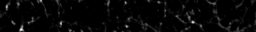
%> input picture cellnav/cellNav_0.70/karl/images/AVG_Ai148_129SVG3_122618_1005-1.tif, 256 x 32 px
$ octave --eval "result = zeissQual(imread('../../../../cellnav/cellNav_0.70/karl/images/AVG_Ai148_129SVG3_122618_1005-1.tif'));"   (GNU Octave 9; MATLAB toolbox functions it lacks are replaced by stand-ins)
%> lines starting %> are read from the running program, lines starting %| are printed output that depends on the picture

% resolution = RRE(I,threshold)
%
% Input:
%   I: [n x n]
%   threshold
%
% Output:
%   resolution
%
% Principle (opt):
%   Use: resolution = RRE(I,threshold)
%
% Uses (self written and third-party functions):
%
% Comments on current status (opt):
%
% ToDo (opt):
%
% History:
%   2013 CZ Microscopy GmbH, confidential

function[zqual] = zeissQual(I);

    %% Get SNR
     tic
     [~,~,~,tmp] = dwt2(I,'db3','mode','sym');
     sigma = median(abs(tmp(:)))/.6745;
     snrResult = mean(mean(I))/sigma;
     'snr time';
     toc
     tic

     %% Get Resolution
     tic
    threshold = .00001;

        % Image windowing in real space before calculating FFT
        [dimY,dimX] = size(I);
        hI = uint8(double(I).*(hann(dimY)*hann(dimX)'));

        % Calculate FFT
        powerfft = fftshift(fft2(hI));
        powerfft = powerfft.*conj(powerfft);

        % Noise reduction
        se = [1 6 15 20 15 6 1]'*[1 6 15 20 15 6 1];
        se = se/sum(se(:));
        powerfft = imfilter(powerfft,se,'circular','same');

        % Normalize FFT
        powerfft = powerfft/max(powerfft(:));

        %% Thresholding
        mp = mode(log(powerfft(:)));
        for t = 1:10;
            threshold = mp + (mp*.1)*t;
        BW = powerfft>threshold;
        BW = imfill(BW,'holes');

        % Calculate resolution
        parameters = regionprops(BW,'MinorAxisLength','Area');
        if length(parameters) > 1
            [~,index] = max(cat(1,parameters.Area));
            parameters = parameters(index);
        end

        resolution = 1/parameters.MinorAxisLength
        memRes(t) = resolution;
        end
        plot(memRes)
       %%
               plot(powerfft(round(size(powerfft,1)/2),:))

        plot(log(powerfft(round(size(powerfft,1)/2),:)))
        'resolution time'
    toc


    zqual.resolution = resolution;
    zqual.snr = snrResult;
%> in zeissQual, `sigma = median(abs(tmp(:)))/.6745;`: sigma = 0.22
%> in zeissQual, `snrResult = mean(mean(I))/sigma;`: snrResult = 5.12
%> in zeissQual, `hI = uint8(double(I).*(hann(dimY)*hann(dimX)'));`:
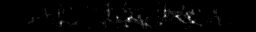
%> hI: size 32x256 uint8; min 0, max 12, mean 0.192; drawn with min black and max white
%> in zeissQual, `powerfft = imfilter(powerfft,se,'circular','same');`:
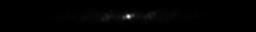
%> powerfft: size 32x256 double; min 95.76, max 571777, mean 5125; drawn with min black and max white
%> in zeissQual, `mp = mode(log(powerfft(:)));`: mp = -8.69
%> the loop in zeissQual, `for t = 1:10;` made 10 passes
%> threshold on passes 1 to 10: -9.56, -10.43, -11.3, -12.17, -13.04, -13.91, -14.78, -15.65, -16.52, -17.39
%> after the loop in zeissQual, `for t = 1:10;`: memRes = [0.0271 0.0271 0.0271 0.0271 0.0271 0.0271 0.0271 0.0271 0.0271 0.0271]
%> in zeissQual, `plot(memRes)`:
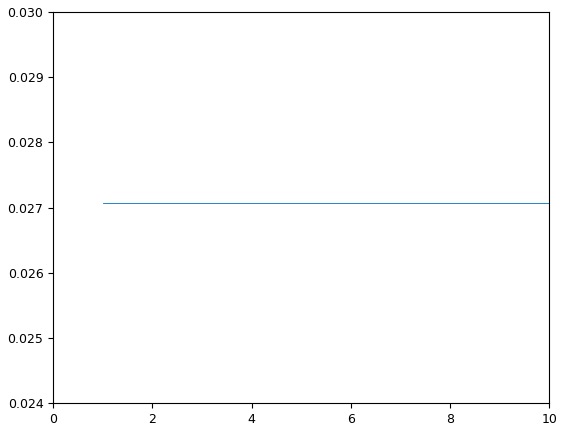
%> figure redrawn from the program's plot data
%> in zeissQual, `plot(powerfft(round(size(powerfft,1)/2),:))`:
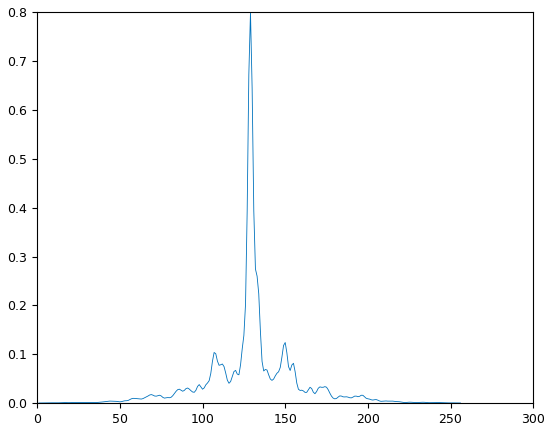
%> figure redrawn from the program's plot data; curve peaks at x = 129, y = 0.8
%> in zeissQual, `zqual.resolution = resolution;`: zqual.resolution = 0.0271
%> in zeissQual, `zqual.snr = snrResult;`: zqual.snr = 5.12
%> `result = zeissQual(imread('../../../../cellnav/cellNav_0.70/karl/image..`:
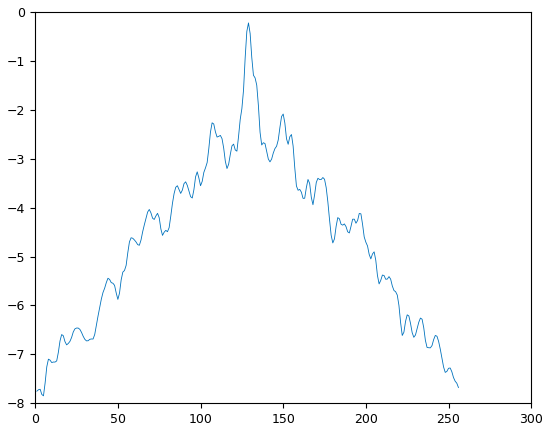
%> figure redrawn from the program's plot data; curve peaks at x = 129, y = -0.223
%> `result = zeissQual(imread('../../../../cellnav/cellNav_0.70/karl/image..`: result = {resolution 0.0271, snr 5.12}

$ run again, on cellnav/cellNav_0.70/karl/images/AVG_Ai148_129SVG3_122618_1006-1.tif
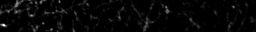
%> input picture cellnav/cellNav_0.70/karl/images/AVG_Ai148_129SVG3_122618_1006-1.tif, 256 x 32 px
%> sigma = 0.206
%> snrResult = 4.66
%> mp = -8.69
%> the loop in zeissQual, `for t = 1:10;` made 10 passes
%> threshold on passes 1 to 8: -9.56, -10.42, -11.29, -12.16, -13.03, -13.9, -14.77, -15.64
%> after the loop in zeissQual, `for t = 1:10;`: memRes = [0.0271 0.0271 0.0271 0.0271 0.0271 0.0271 0.0271 0.0271 0.0271 0.0271]
%> in zeissQual, `plot(powerfft(round(size(powerfft,1)/2),:))`:
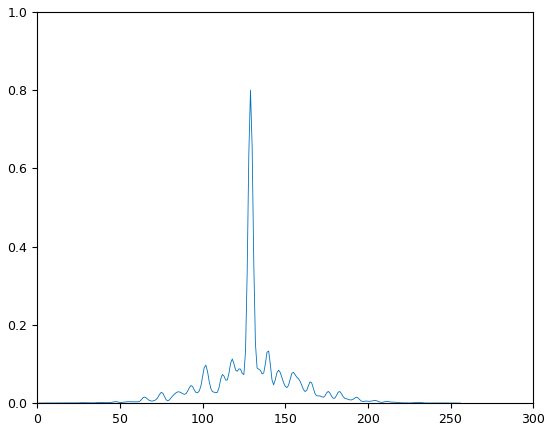
%> figure redrawn from the program's plot data; curve peaks at x = 129, y = 0.8
%> zqual.resolution = 0.0271
%> zqual.snr = 4.66
%> `result = zeissQual(imread('../../../../cellnav/cellNav_0.70/karl/image..`:
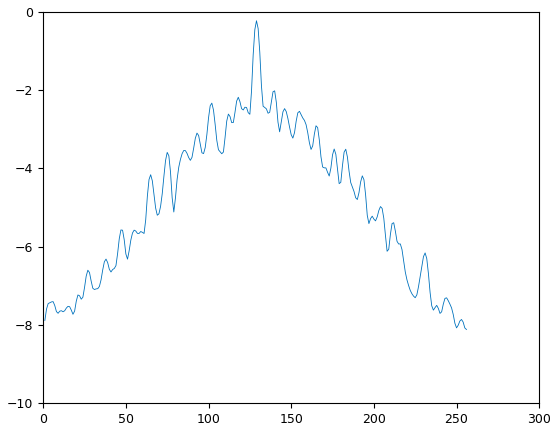
%> figure redrawn from the program's plot data; curve peaks at x = 129, y = -0.223
%> result = {resolution 0.0271, snr 4.66}

$ run again, on cellnav/cellNav_0.70/karl/images/AVG_Ai148_129SVG3_122618_1007-1.tif
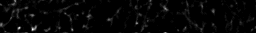
%> input picture cellnav/cellNav_0.70/karl/images/AVG_Ai148_129SVG3_122618_1007-1.tif, 256 x 33 px
%> sigma = 0.171
%> snrResult = 4.88
%> mp = -8.64
%> the loop in zeissQual, `for t = 1:10;` made 10 passes
%> threshold on passes 1 to 8: -9.5, -10.37, -11.23, -12.09, -12.96, -13.82, -14.69, -15.55
%> after the loop in zeissQual, `for t = 1:10;`: memRes = [0.0262 0.0262 0.0262 0.0262 0.0262 0.0262 0.0262 0.0262 0.0262 0.0262]
%> in zeissQual, `plot(powerfft(round(size(powerfft,1)/2),:))`:
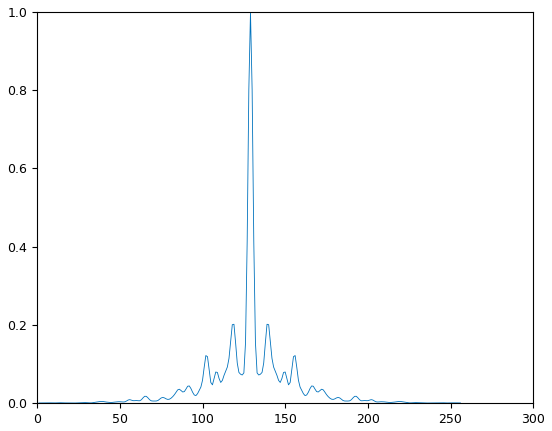
%> figure redrawn from the program's plot data; curve peaks at x = 129, y = 1
%> zqual.resolution = 0.0262
%> zqual.snr = 4.88
%> `result = zeissQual(imread('../../../../cellnav/cellNav_0.70/karl/image..`:
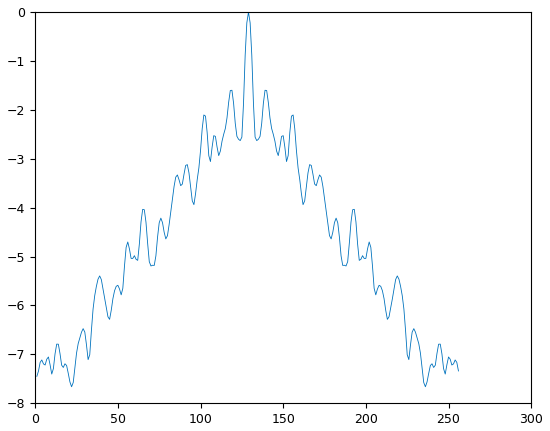
%> figure redrawn from the program's plot data; curve peaks at x = 129, y = 0
%> result = {resolution 0.0262, snr 4.88}

$ run again, on cellnav/cellNav_0.70/karl/images/AVG_Ai148_129SVG3_122618_1008-1.tif
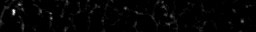
%> input picture cellnav/cellNav_0.70/karl/images/AVG_Ai148_129SVG3_122618_1008-1.tif, 256 x 32 px
%> sigma = 0.0912
%> snrResult = 6.13
%> mp = -7.98
%> the loop in zeissQual, `for t = 1:10;` made 10 passes
%> threshold on passes 1 to 8: -8.77, -9.57, -10.37, -11.17, -11.96, -12.76, -13.56, -14.36
%> after the loop in zeissQual, `for t = 1:10;`: memRes = [0.0271 0.0271 0.0271 0.0271 0.0271 0.0271 0.0271 0.0271 0.0271 0.0271]
%> in zeissQual, `plot(powerfft(round(size(powerfft,1)/2),:))`:
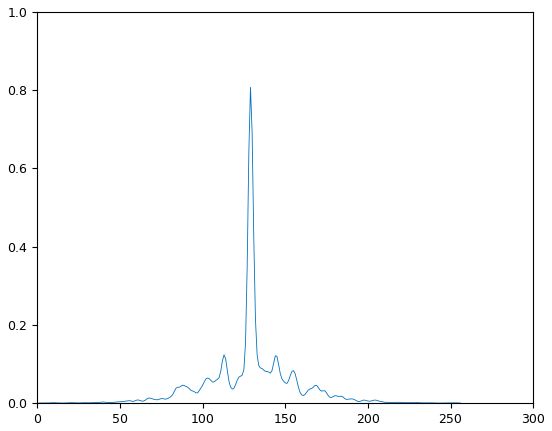
%> figure redrawn from the program's plot data; curve peaks at x = 129, y = 0.807
%> zqual.resolution = 0.0271
%> zqual.snr = 6.13
%> `result = zeissQual(imread('../../../../cellnav/cellNav_0.70/karl/image..`:
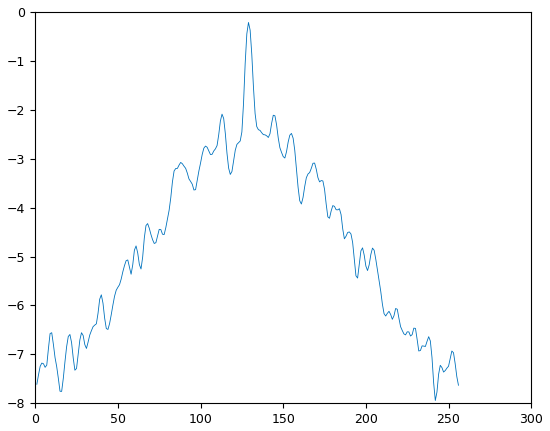
%> figure redrawn from the program's plot data; curve peaks at x = 129, y = -0.214
%> result = {resolution 0.0271, snr 6.13}
